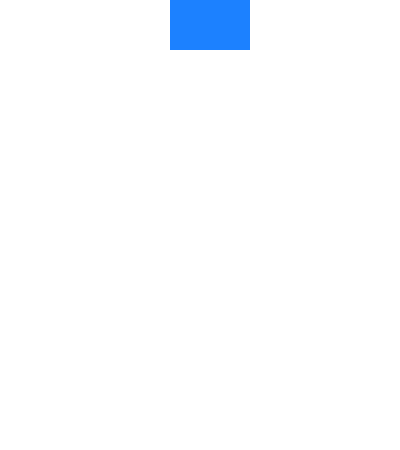
Frame 1 (no input)
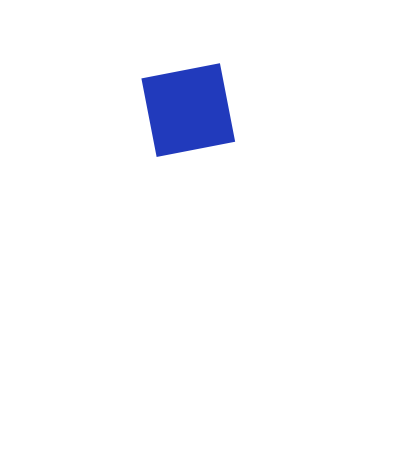
Frame 60 (the mouse pressed at the canvas centre just before this capture)
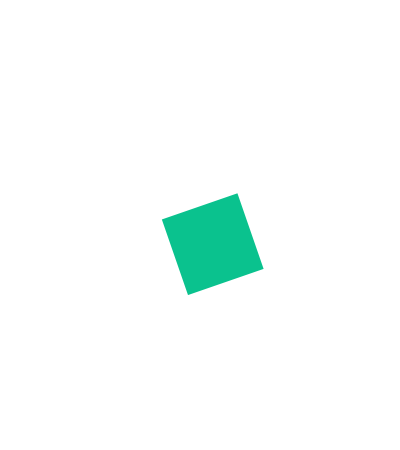
Frame 120 (the mouse held since frame 60 and released just before this capture)

The Processing sketch that drew these frames (run headless with seeded random() and noise(); from frame 60 on, the mouse is pressed at the canvas centre):

// Processing sketch: processing_53065
// ── processing_53065.pde

float angulo=0.0;
int Verticaly;
void setup(){
 size(400,450);
  smooth();
  Verticaly=0;
  }
void draw(){
  background(255);
  fill(random(44),random(499),random(299));
  noStroke();
translate(200,Verticaly);
  rotate(angulo);
  rect(-30,-30,80,80);
  angulo=angulo+0.05;
  Verticaly=Verticaly+2;
   
  
 if (Verticaly>338){
   Verticaly=338;
   angulo=1;
 
 } 
}           
